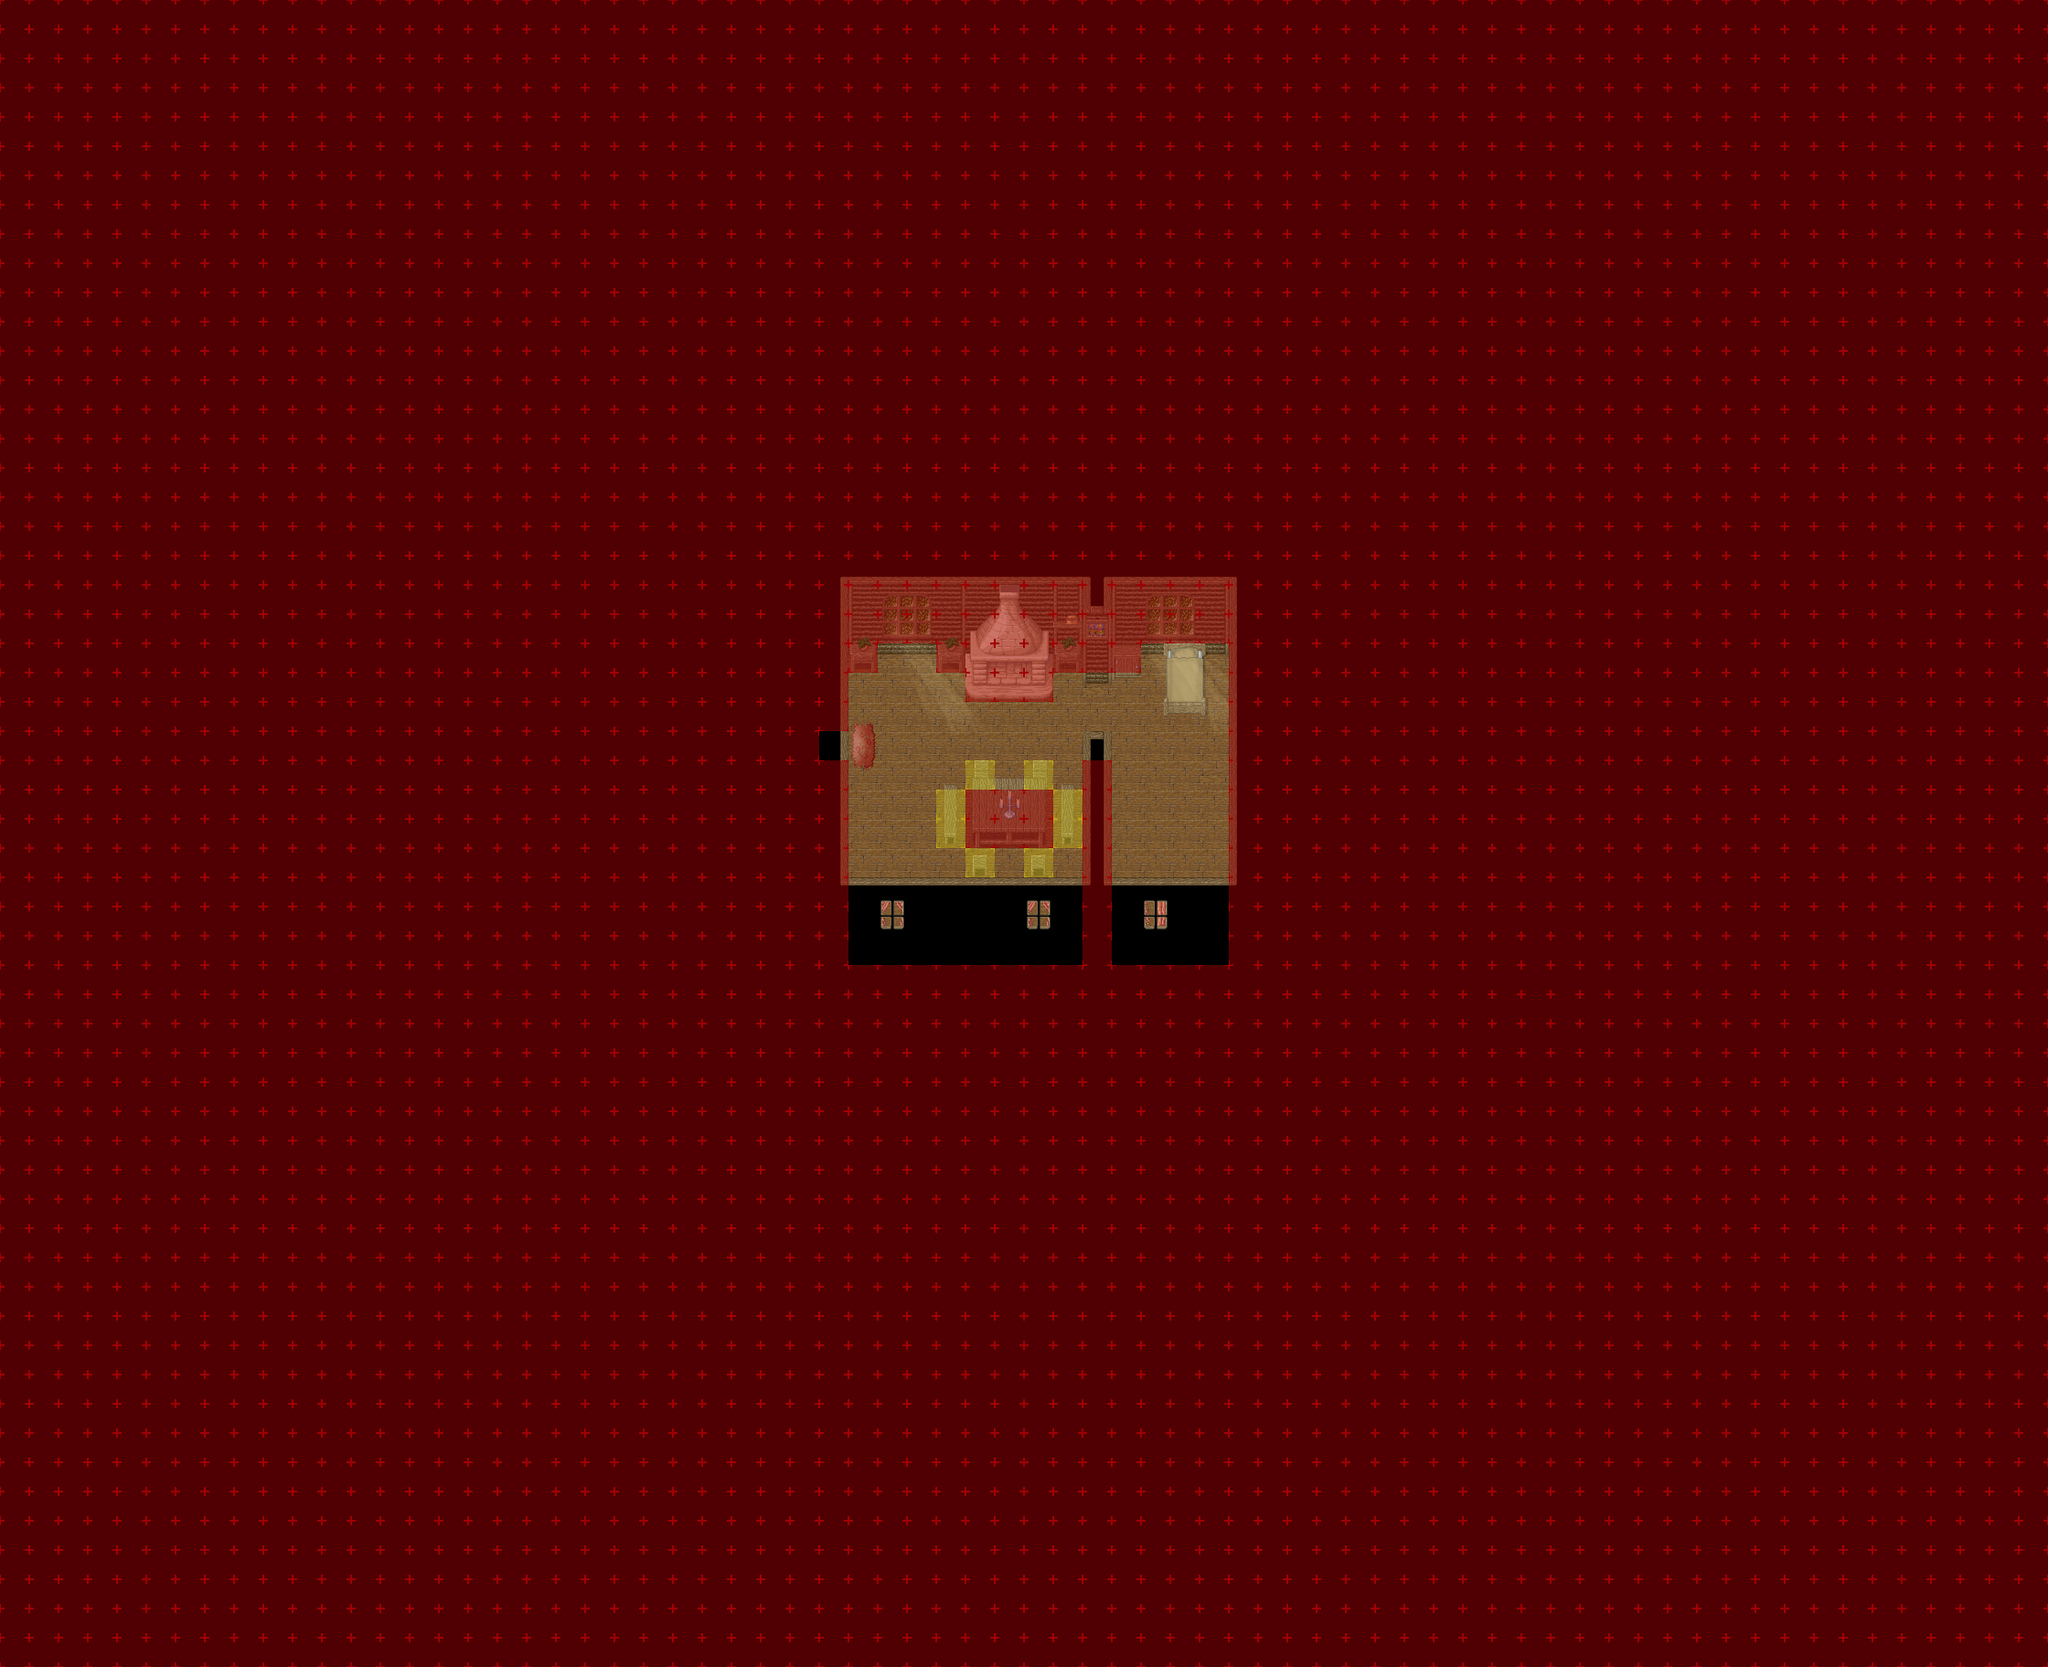

A 2D game scene composited from a Tiled map and its tileset images. What follows is a short description and the map's XML, with each tile layer's data collapsed to a summary:
An orthogonal 70x57 tile map with 32x32 px tiles, 7 tile layers (Ground1, Ground2, Ground3, Fringe, ...), 9 tilesets and 1 object (warp).

<map version="1.4" tiledversion="1.4.1" orientation="orthogonal" renderorder="right-down" width="70" height="57" tilewidth="32" tileheight="32" infinite="0" nextlayerid="79" nextobjectid="31">
 <properties>
  <property name="license" value="CC BY-SA 3.0" />
  <property name="manaplus version" value="2" />
  <property name="minimap" value="graphics/minimaps/008-2-6.png" />
  <property name="name" value="Kyttys Home" />
 </properties>
 <tileset firstgid="1" name="Collision" tilewidth="32" tileheight="32" tilecount="9" columns="3">
  <image source="../graphics/tilesets/collision.png" width="96" height="96" />
 </tileset>
 <tileset firstgid="10" name="hurns-indoor" tilewidth="32" tileheight="32" tilecount="256" columns="16">
  <image source="../graphics/tilesets/hurns-indoor.png" width="512" height="512" />
 </tileset>
 <tileset firstgid="266" name="ship-indoor" tilewidth="32" tileheight="32" tilecount="128" columns="8">
  <image source="../graphics/tilesets/ship-indoor.png" width="256" height="512" />
 </tileset>
 <tileset firstgid="394" name="ship-indoor-fringe" tilewidth="32" tileheight="32" tilecount="256" columns="16">
  <image source="../graphics/tilesets/ship-indoor-fringe.png" width="512" height="512" />
 </tileset>
 <tileset firstgid="650" name="artis-indoor-x1x2" tilewidth="32" tileheight="64" tilecount="16" columns="16">
  <image source="../graphics/tilesets/artis-indoor-x1x2.png" width="512" height="64" />
 </tileset>
 <tileset firstgid="666" name="artis-indoor-x1x4" tilewidth="32" tileheight="128" tilecount="16" columns="16">
  <image source="../graphics/tilesets/artis-indoor-x1x4.png" width="512" height="128" />
 </tileset>
 <tileset firstgid="682" name="artis-indoor" tilewidth="32" tileheight="32" tilecount="256" columns="16">
  <image source="../graphics/tilesets/artis-indoor.png" width="512" height="512" />
 </tileset>
 <tileset firstgid="938" name="hurns-ground" tilewidth="32" tileheight="32" tilecount="256" columns="16">
  <image source="../graphics/tilesets/hurns-ground.png" width="512" height="512" />
 </tileset>
 <tileset firstgid="1194" name="sunlight-x1x5" tilewidth="32" tileheight="160" tilecount="4" columns="4">
  <image source="../graphics/tilesets/sunlight-x1x5.png" width="128" height="160" />
 </tileset>
 <layer id="72" name="Ground1" width="70" height="57">
  <data>[3990 cells, 3990 non-empty, 14 distinct tile ids]</data>
 </layer>
 <layer id="73" name="Ground2" width="70" height="57">
  <data>[3990 cells, 41 non-empty, 16 distinct tile ids]</data>
 </layer>
 <layer id="74" name="Ground3" width="70" height="57">
  <data>[3990 cells, 41 non-empty, 34 distinct tile ids]</data>
 </layer>
 <layer id="75" name="Fringe" width="70" height="57">
  <data>[3990 cells, 11 non-empty, 4 distinct tile ids]</data>
 </layer>
 <layer id="76" name="Over1" width="70" height="57">
  <data>[3990 cells, 106 non-empty, 25 distinct tile ids]</data>
 </layer>
 <layer id="77" name="Collision" width="70" height="57">
  <data>[3990 cells, 3878 non-empty, 2 distinct tile ids]</data>
 </layer>
 <layer id="78" name="Heights" width="70" height="57">
  <data>[3990 cells, 0 non-empty, 0 distinct tile ids]</data>
 </layer>
 <objectgroup id="8" name="Objects">
  <object id="24" name="To Outside" type="warp" x="896" y="801" width="32" height="32">
   <properties>
    <property name="dest_map" value="008-1" />
    <property name="dest_x" value="288" />
    <property name="dest_y" value="125" />
   </properties>
  </object>
 </objectgroup>
</map>
